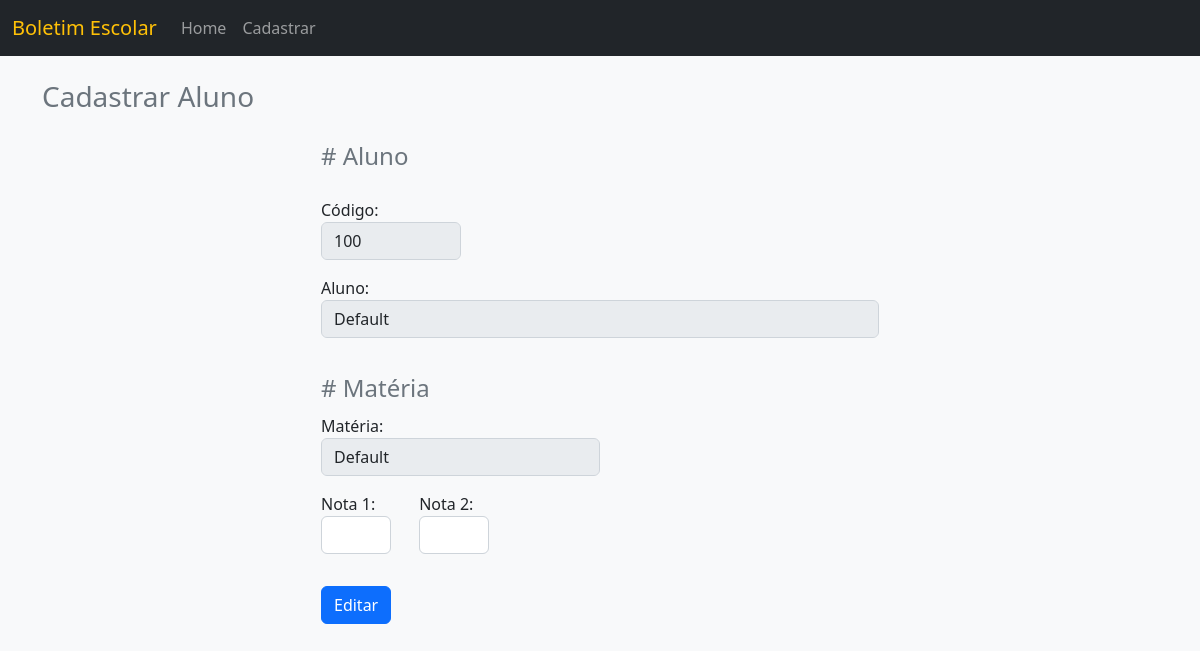
The app's page /exercicio_extra_06_boletim_alunos/editar.php?id=1&&materia=Default with its own data.
### tables this page shows
create table if not exists notas_alunos (
	id int primary key auto_increment,
    materia varchar(16) not null,
    nota1 decimal(3,1),
    nota2 decimal(3,1),
    media decimal(3,1),
    id_boletim int not null,
    foreign key(id_boletim) references boletim_alunos (id)
);

create table if not exists boletim_alunos (
	id int primary key auto_increment,
    codigo int not null,
    aluno varchar(128) not null,
    situacao int default 2
);

### exercicio_extra_06_boletim_alunos/controle/Controle.php (called while the page is built, shortened)
<?php
class Controle extends Conexao
{
    public int $id;
    public string $materia;
    public function visualizar2(): array
    {
        $this->connect = $this->connectDb();
        $sqlSelect = '
            select ba.id, ba.codigo, ba.aluno, na.materia, na.nota1, na.nota2, na.media, ba.situacao
            from boletim_alunos ba
            left join notas_alunos na on (ba.id = na.id_boletim)
            where ba.id = :id and na.materia = :materia
        ';
        $query = $this->connect->prepare($sqlSelect);
        $query->bindParam(':id', $this->id);
        $query->bindParam(':materia', $this->materia);
        $query->execute();
        return $query->fetch();
    }
}

### exercicio_extra_06_boletim_alunos/controle/Conexao.php (called while the page is built, shortened)
<?php
abstract class Conexao {
    private string $db = 'mysql';
    private string $host = '127.0.0.1';
    private string $port = '3306';
    private string $dbname = 'db_celke';
    private string $user = 'root';
    private string $pass = 'root';
    public function connectDb(): object {
        try {
            $this->connect = new PDO($this->db.":host=".$this->host.";port=".$this->port.";dbname=".$this->dbname,$this->user,$this->pass);
            return $this->connect;
        }
        catch(PDOException $erro) {
            die("Erro: Por favor tente novamente. Caso o problema persista, entre em contato com o administrador <b>adm@php.br</b>");
        }
    }
}

### exercicio_extra_06_boletim_alunos/editar.php (the view, shortened to what this page needs)
<?php
require "controle/Conexao.php";
require "controle/Controle.php";
?>
<!DOCTYPE html>
<html lang="pt-br">
<head>
    <link href="https://cdn.jsdelivr.net/npm/bootstrap@5.2.3/dist/css/bootstrap.min.css" rel="stylesheet">
</head>
<body class="bg-light">
    <?php
    require "navegacao.php";
    ?>
    <div class="container mt-4">
        <div class="row">
            <h1 class="mb-4 h3 text-secondary">Cadastrar Aluno</h1>
            <?php
            $controle = new Controle();
            $id = filter_input(INPUT_GET, 'id', FILTER_SANITIZE_NUMBER_INT);
            $materia = filter_input(INPUT_GET, 'materia', FILTER_DEFAULT);
            if (!empty($id)) {
                $controle->id = $id;
                $controle->materia = $materia;
                $boletim_alunos = $controle->visualizar2();
                extract($boletim_alunos);
            ?>
                <form name="cadastrar_aluno" method="POST" action="">
                    <div class="col-md-8 offset-md-2 col-lg-6 offset-lg-3 mb-3">
                        <fieldset class="mb-3">
                            <legend class="text-secondary"># Aluno</legend>
                            <div class="mb-3">
                                <label for="codigo">Código:</label>
                                <input type="number" value="<?= $codigo ?>" class="form-control w-25" name="codigo" id="codigo" disabled>
                            </div>
                            <div class="mb-3">
                                <label for="aluno">Aluno:</label>
                                <input type="text" value="<?= $aluno ?>" class="form-control" disabled>
                            </div>
                        </fieldset>
                        <fieldset class="mb-3">
                            <legend class="text-secondary"># Matéria</legend>
                            <div class="mb-3 w-50">
                                <label for="materia">Matéria:</label>
                                <input class="form-control" type="text" value="<?= $materia ?>" disabled>
                            </div>
                            <div class="mb-3">
                                <div class="d-inline-block me-4">
                                    <label for="nota1">Nota 1:</label>
                                    <input type="number" value="<?= $nota1 ?>" id="nota1" name="nota1" min="0" max="10" class="form-control" style="width: 70px;">
                                </div>
                                <div class="d-inline-block">
                                    <label for="nota2">Nota 2:</label>
                                    <input type="number" value="<?= $nota2 ?>" id="nota2" name="nota2" min="0" max="10" class="form-control" style="width: 70px;">
                                </div>
                            </div>
                        </fieldset>
                        <fieldset>
                            <input type="submit" name="editar" value="Editar" class="btn btn-primary">
                        </fieldset>
                    </div>
                </form>
            <?php
            } else {
                $_SESSION['msg'] = '<p class="text-danger">Erro: Usuário não encontrado!</p>';
                header('Location: index.php');
            }
            ?>
        </div>
    </div>
</body>
</html>

### records on screen
notas_alunos: codigo "100", id_boletim.aluno "Default", materia "Default"
